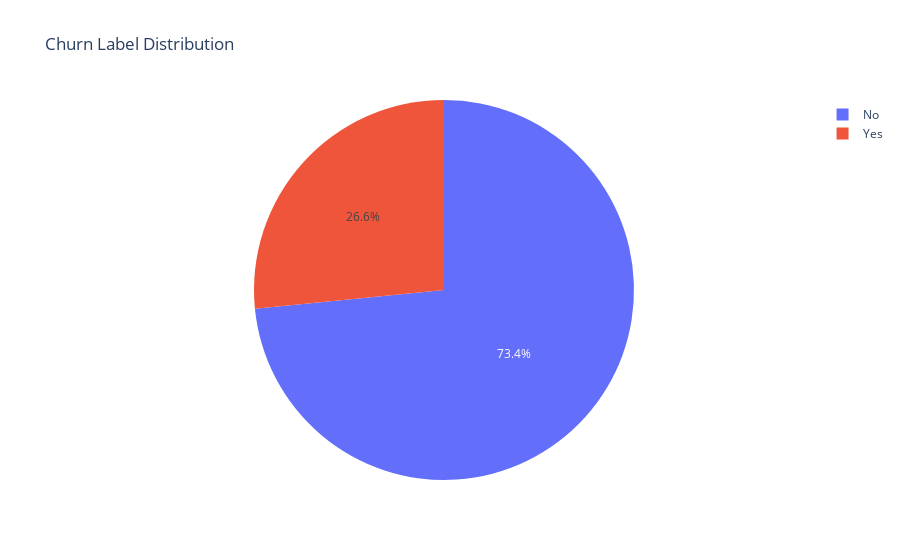

The notebook cell this image was saved under:
### Code cell
Churn_Label_counts= df['Churn'].value_counts()
fig = px.pie(names= Churn_Label_counts.keys(), values= Churn_Label_counts.values, title='Churn Label Distribution')
fig.show()

### Figure 1 — Plotly figure (JSON) as saved in the notebook; plotly's stock layout.template omitted (floating-point values rounded to 4 significant figures)
{"data": [{"domain": {"x": [0, 1], "y": [0, 1]}, "hovertemplate": "label=%{label}<br>value=%{value}<extra></extra>", "labels": ["No", "Yes"], "legendgroup": "", "name": "", "showlegend": true, "type": "pie", "values": [5163, 1869]}], "layout": {"legend": {"tracegroupgap": 0}, "title": {"text": "Churn Label Distribution"}}}
